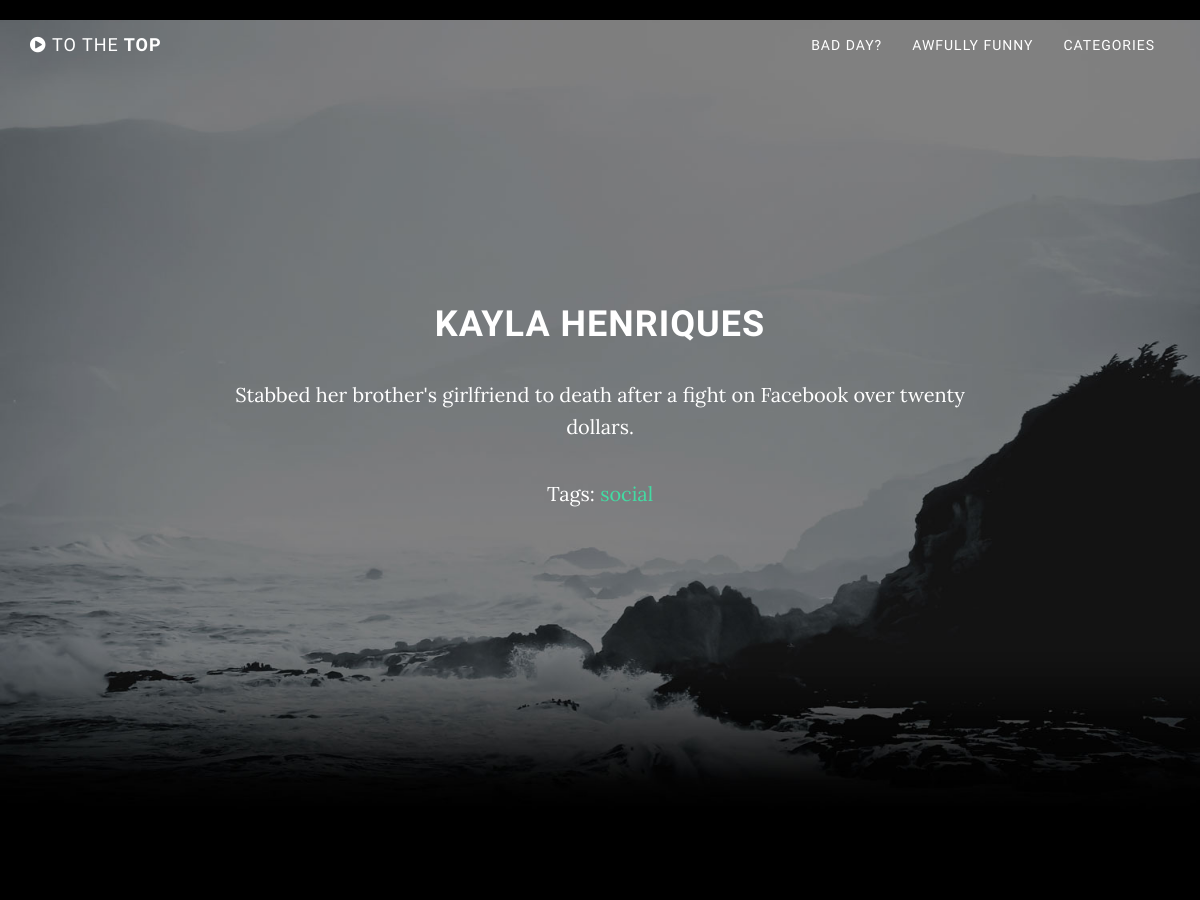
The app's page /reports/73/ (upper part), older data.
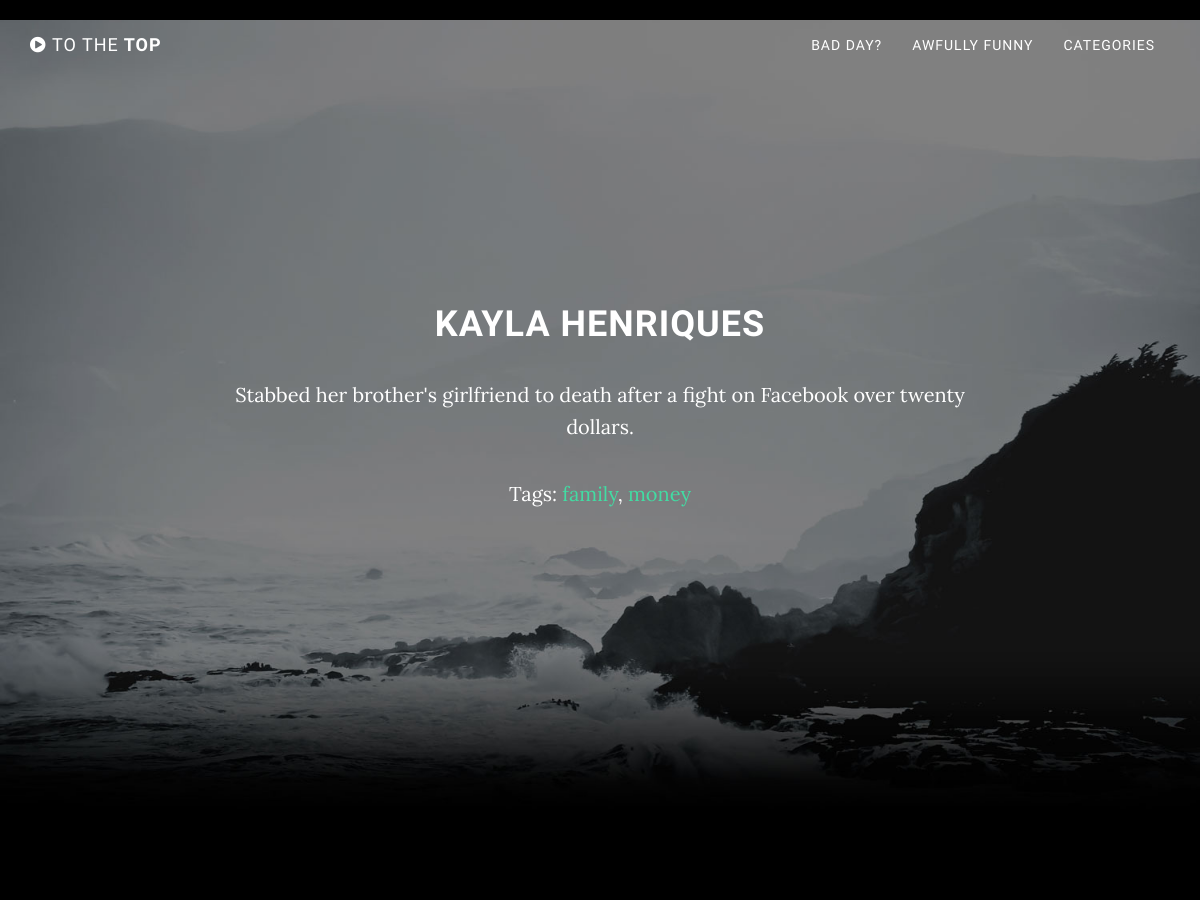
The same page, newer data.
### violenceapp/models.py (models this page shows)
class Tags(models.Model):
    tag = models.CharField(max_length=255)
    tag_slug = models.SlugField()
    def __unicode__(self):
        return self.tag
    def get_absolute_url(self):
        return "/tag/%s" % self.tag_slug

### violenceapp/views.py (the view)
# urls.py: url(r'^reports/(?P<pk>\d+)/$', views.reportdetail),
def reportdetail(request, pk):
    report = Report.objects.get(id=pk)
    context = {"report": report}
    return render(request, 'reportdetail.html', context)

### violenceapp/templates/reportdetail.html (shortened to what this page needs)
{% extends "base.html" %}
{% block content %}
<h1>{{ report.name }}</h1>
<p>{{ report.description }}</p>
<p>Tags: {% for tag in report.tags.all %}<a href="{{ tag.get_absolute_url }}">{{ tag }}</a>{% if forloop.last %}{% else %}, {% endif %}{% endfor %}</p>
{% endblock %}

Row changes from the older to the newer data that the page shows:
no longer on this page (row unchanged): Tags: tag "social"
added Tags: tag "family"
added Tags: tag "money"
